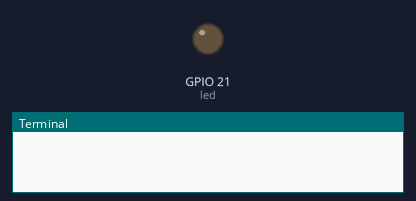
Bench run of a program on a simulated Raspberry Pi (BCM pin numbers). On the bench: output pins drawn as LEDs (lit = HIGH), the last lines printed to the terminal.

Above: at 0.1 s.
At 8.1 s:
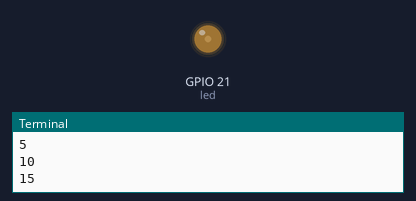
At 18.1 s:
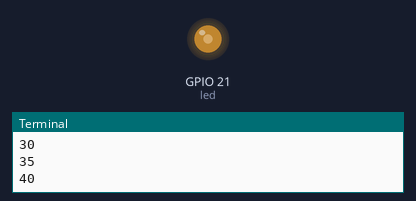
At 38.1 s:
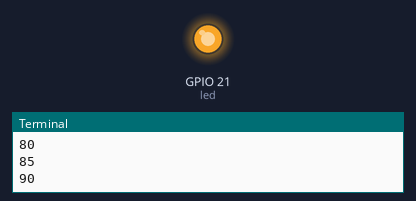
Timing chart, 0 to 39.6 s (numbered marks = the images above):
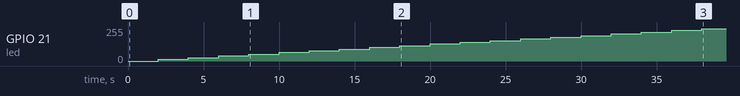

The program:

pwm.py
```python
from time import sleep
import RPi.GPIO as gp
gp.setmode(gp.BCM)
gp.setup(21,0)
led=gp.PWM(21,110)#110 is f
led.start(100)#when this line starts it will do at 100
#and after for loop that will be again 100.
#that is sort of default value
for dc in range(0,101,5):
	led.ChangeDutyCycle(dc)
	sleep(2)
	print(dc)
	if(dc==100):
		break
```

Measured:
- by itself, GPIO 21 (led): moves from 0/255 to 242/255 over 36.0 s
